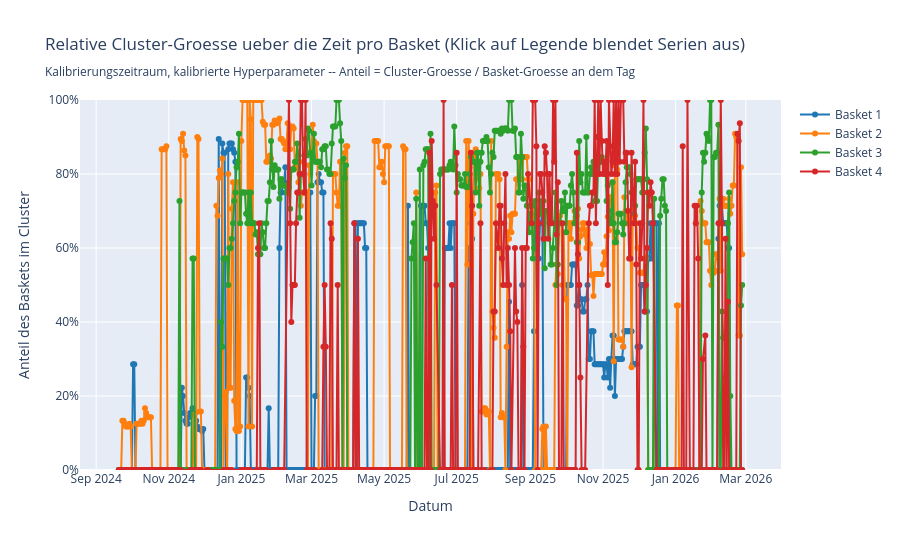

The cell this chart's notebook holds for it:
### Markdown cell above
## Relative Cluster-Groesse (Anteil am Basket)

Absolute Cluster-Groessen sind zwischen den vier Baskets kaum vergleichbar, da die Basket-Groessen stark variieren (Basket 1 hat i.d.R. deutlich mehr Assets als Basket 4). Hier zusaetzlich `cluster_size / basket_total` als Anteil pro Tag -- macht die vier Baskets direkt gegenueberstellbar. Nutzt dieselben Rohdaten wie oben (`cluster_size_by_basket`), keine Neuberechnung noetig.

### Code cell
# --- Relative Cluster-Groesse ueber die Zeit pro Basket (Anteil am Basket) ---
# Gleiche Rohdaten wie oben (cluster_size_by_basket), aber cluster_size / basket_total
# statt absoluter Anzahl -- macht die vier (unterschiedlich grossen) Baskets direkt
# vergleichbar: "wie viel Prozent des jeweiligen Baskets bleibt im gefundenen Cluster?"
fig = go.Figure()
for i, label in enumerate(basket_labels):
    records = cluster_size_by_basket[label]
    if not records:
        continue
    color = _BASKET_COLORS[i % len(_BASKET_COLORS)]
    dates = [r[0] for r in records]
    rel_sizes = [r[1] / r[2] for r in records]

    fig.add_trace(go.Scatter(
        x=dates, y=rel_sizes, mode="lines+markers", name=label,
        line={"color": color},
    ))

fig.update_layout(
    title=(
        "Relative Cluster-Groesse ueber die Zeit pro Basket (Klick auf Legende blendet Serien aus)<br>"
        "<sub>Kalibrierungszeitraum, kalibrierte Hyperparameter -- Anteil = Cluster-Groesse / Basket-Groesse an dem Tag</sub>"
    ),
    xaxis_title="Datum",
    yaxis_title="Anteil des Baskets im Cluster",
    yaxis={"tickformat": ".0%", "range": [0, 1]},
    height=550,
)
fig.show()

### Figure 1 — Plotly figure (JSON) as saved in the notebook; plotly's stock layout.template omitted (floating-point values rounded to 4 significant figures; data arrays with more than 128 entries replaced by an {"elided": "..."} marker saying what was removed)
{"data": [{"line": {"color": "#1f77b4"}, "mode": "lines+markers", "name": "Basket 1", "type": "scatter", "x": {"elided": "525 str values"}, "y": {"elided": "525 float values"}}, {"line": {"color": "#ff7f0e"}, "mode": "lines+markers", "name": "Basket 2", "type": "scatter", "x": {"elided": "525 str values"}, "y": {"elided": "525 float values"}}, {"line": {"color": "#2ca02c"}, "mode": "lines+markers", "name": "Basket 3", "type": "scatter", "x": {"elided": "515 str values"}, "y": {"elided": "515 float values"}}, {"line": {"color": "#d62728"}, "mode": "lines+markers", "name": "Basket 4", "type": "scatter", "x": {"elided": "443 str values"}, "y": {"elided": "443 float values"}}], "layout": {"height": 550, "title": {"text": "Relative Cluster-Groesse ueber die Zeit pro Basket (Klick auf Legende blendet Serien aus)<br><sub>Kalibrierungszeitraum, kalibrierte Hyperparameter -- Anteil = Cluster-Groesse / Basket-Groesse an dem Tag</sub>"}, "xaxis": {"title": {"text": "Datum"}}, "yaxis": {"range": [0, 1], "tickformat": ".0%", "title": {"text": "Anteil des Baskets im Cluster"}}}}
